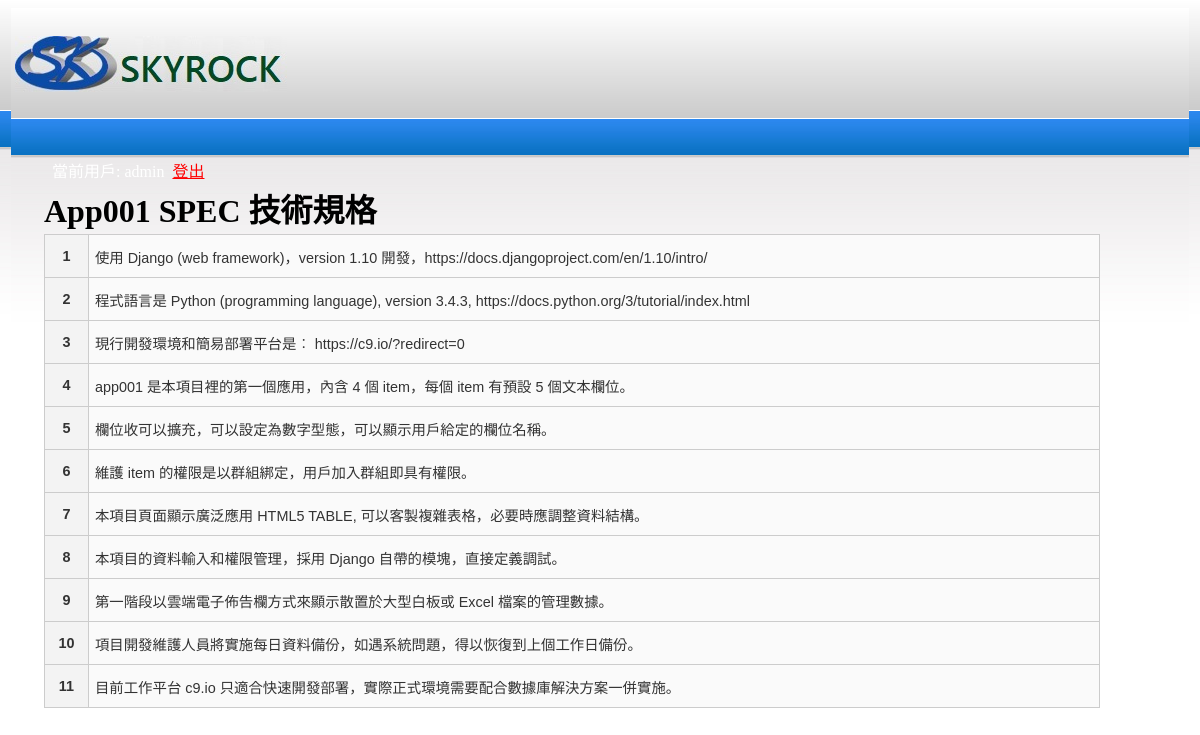
Screenshot of /app001/spec/ (signed in) with the database file from the repository.
### app001/models.py (models this page shows, shortened)
class Spec(models.Model):
    field1 = models.IntegerField()
    field2 = models.CharField(max_length=200,verbose_name="規格說明")
    field3 = models.CharField(max_length=200,null=True)

### app001/views.py (the view)
def spec(request):
    if not request.user.is_authenticated:
         return redirect('../../admin/login/?next=/app001/spec/')
    item_list = Spec.objects.order_by('field1')[:100]
    context = {'page_title':'App001 SPEC','item_list': item_list,'current_user':request.user}
    return render(request, 'app001/spec.html', context)

### app001/templates/app001/spec.html (shortened to what this page needs)
{% load static %}
<!DOCTYPE HTML>
<html>
<head>
<link rel="stylesheet" type="text/css" href="{% static 'app001/style.css' %}" />
</head>
<body>
    <div class="header" >
    <div class="logo" ><img src="/static/app001/images/logo.jpg" alt="logo" title="logo"/>
    </div>
    </div>
    <div class='info'>
<div class='current_user'>當前用戶: {{ current_user }} &nbsp;<a href="/app001/logout">登出</a>
    </div>
<h1>
{{ page_title }} 技術規格
</h1>
{% if item_list %}
    <table>
    {% for item in item_list %}
    <tr>
    <th style='padding: 6px; text-align:center;'>{{ item.field1 }}</th>
    <td style='padding: 6px; text-align:left;'>{{ item.field2 }}</td>
    </tr>
    {% endfor %}
    </table>
{% else %}
    <p>無資料顯示，需要權限並<mark><a href='../admin'>登入</a></mark>才能查看。</p>
{% endif %}
    </div>
</body>
</html>

### app001/static/app001/style.css (style rules this page uses)
.current_user { color: white; margin: 9px 0px 0px 8px; }
h1 { margin: 3px 0px 3px 0px; }
body, html { padding: 0px 3px 10px 3px; background-color: #D8DBE2; background:#fff url(images/bg.jpg) repeat-x; }
table { color: #333; font-family: Helvetica, Arial, sans-serif; width: 95%; font-size:90%; border-collapse: collapse; border-spacing: 0; }
td, th { border: 1px solid #CCC; height: 30px; }
th { background: #F3F3F3; font-weight: bold; }
td { background: #FAFAFA; text-align: center; }
.info { padding: 30px 30px 30px 30px; font-size:16px }
.header { width:1170px; margin:0 auto; height:111px; }
.header .logo { width:272px; height:56px; float:left; }
.header .logo img { width:272px; height:56px; border:0px; padding-top:28px; }
a:link { color: red; }

### rows the page displays
Spec: field1 "1", field2 "使用 Django (web framework)，version 1.10 開發，https://docs.djangoproject.com/en/1.10/intro/"
Spec: field1 "2", field2 "程式語言是 Python (programming language), version 3.4.3, https://docs.python.org/3/tutorial/index.html"
Spec: field1 "3", field2 "現行開發環境和簡易部署平台是︰ https://c9.io/?redirect=0"
Spec: field1 "4", field2 "app001 是本項目裡的第一個應用，內含 4 個 item，每個 item 有預設 5 個文本欄位。"
Spec: field1 "5", field2 "欄位收可以擴充，可以設定為數字型態，可以顯示用戶給定的欄位名稱。"
Spec: field1 "6", field2 "維護 item 的權限是以群組綁定，用戶加入群組即具有權限。"
Spec: field1 "7", field2 "本項目頁面顯示廣泛應用 HTML5 TABLE, 可以客製複雜表格，必要時應調整資料結構。"
Spec: field1 "8", field2 "本項目的資料輸入和權限管理，採用 Django 自帶的模塊，直接定義調試。"
Spec: field1 "9", field2 "第一階段以雲端電子佈告欄方式來顯示散置於大型白板或 Excel 檔案的管理數據。"
Spec: field1 "10", field2 "項目開發維護人員將實施每日資料備份，如遇系統問題，得以恢復到上個工作日備份。"
Spec: field1 "11", field2 "目前工作平台 c9.io 只適合快速開發部署，實際正式環境需要配合數據庫解決方案一併實施。"

### other values shown
{{ current_user }} "admin"
{{ page_title }} "App001 SPEC"
